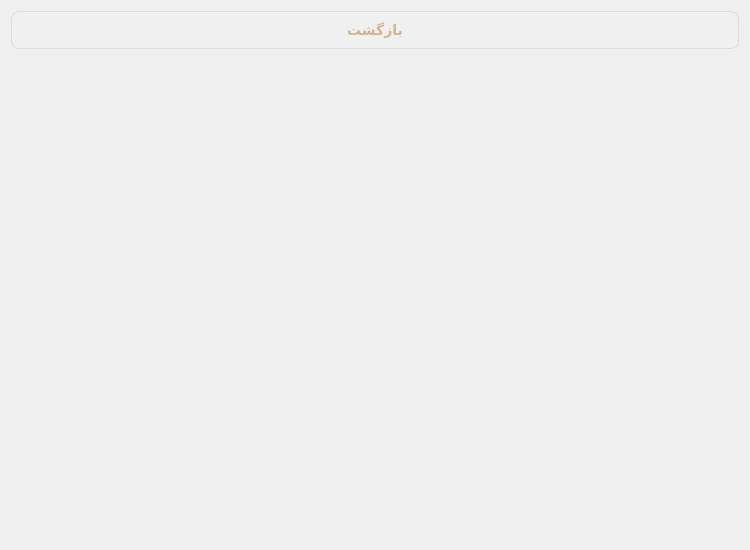
<?xml version="1.0" encoding="UTF-8"?>
<ui version="4.0">
 <class>NotificationsWidget</class>
 <widget class="QWidget" name="NotificationsWidget">
  <property name="geometry">
   <rect>
    <x>0</x>
    <y>0</y>
    <width>750</width>
    <height>550</height>
   </rect>
  </property>
  <property name="minimumSize">
   <size>
    <width>750</width>
    <height>550</height>
   </size>
  </property>
  <property name="maximumSize">
   <size>
    <width>750</width>
    <height>550</height>
   </size>
  </property>
  <property name="windowTitle">
   <string>Form</string>
  </property>
  <layout class="QVBoxLayout" name="verticalLayout">
   <item>
    <widget class="QPushButton" name="back_pushButton">
     <property name="minimumSize">
      <size>
       <width>90</width>
       <height>38</height>
      </size>
     </property>
     <property name="styleSheet">
      <string notr="true">QPushButton {
    background-color: rgba(255, 255, 255, 0.08); /* پس‌زمینه شیشه‌ای بسیار ملو */
    border: 1px solid rgba(193, 154, 107, 0.25); /* مرز کاراملی شفاف */
    border-radius: 8px; /* گوشه‌های نرم کلاسیک */
    color: #D2B48C; /* رنگ متنی خامه ای/نسکافه‌ای روشن */
    font-size: 14px;
    font-weight: bold;
    font-family: &quot;Segoe UI&quot;, &quot;Tahoma&quot;;
    padding: 6px 14px;
    min-height: 24px;
}

/* حالت Hover (وقتی موس روی دکمه می‌رود) */
QPushButton:hover {
    background-color: rgba(139, 90, 43, 0.35); /* شیشه کاراملی غلیظ‌تر */
    border: 1px solid #C19A6B; /* لبه طلایی خامه ای */
    color: #FFF; /* متن کاملا سفید و درخشان */
}

/* حالت Pressed (وقتی روی دکمه کلیک می‌شود) */
QPushButton:pressed {
    background-color: rgba(111, 78, 55, 0.6); /* رنگ قهوه‌ای تیره فشرده شده */
    border: 1px solid #8B5A2B;
    padding-left: 16px; /* افکت کلیک کوچک ملو (متمایل شدن متن به راست) */
}</string>
     </property>
     <property name="text">
      <string>بازگشت</string>
     </property>
    </widget>
   </item>
   <item>
    <widget class="QListWidget" name="listWidget">
     <property name="styleSheet">
      <string notr="true">/* کاملاً شفاف کردن پس‌زمینه و حذف مرزهای لیست اصلی */
QListWidget {
    background-color: transparent;
    background: transparent;
    border: none;
    outline: none;
    padding: 10px;
}


QListWidget::item:selected {
    background-color: rgba(139, 90, 43, 0.7);
    border: 1px solid #D2B48C;
}
/* اسکرول‌بار شیشه‌ای و هماهنگ */
QScrollBar:vertical {
    background: transparent;
    width: 8px;
    margin: 0px;
}
QScrollBar::handle:vertical {
    background: rgba(111, 78, 55, 0.6); /* دستگیره قهوه‌ای نیمه شفاف */
    border-radius: 4px;
    min-height: 20px;
}
QScrollBar::handle:vertical:hover {
    background: rgba(139, 90, 43, 0.8);
}
QScrollBar::add-line:vertical, QScrollBar::sub-line:vertical {
    background: none; /* حذف دکمه‌های بالا و پایین اسکرول */
}</string>
     </property>
     <property name="verticalScrollBarPolicy">
      <enum>Qt::ScrollBarAsNeeded</enum>
     </property>
     <property name="horizontalScrollBarPolicy">
      <enum>Qt::ScrollBarAlwaysOff</enum>
     </property>
    </widget>
   </item>
  </layout>
 </widget>
 <resources/>
 <connections/>
</ui>
